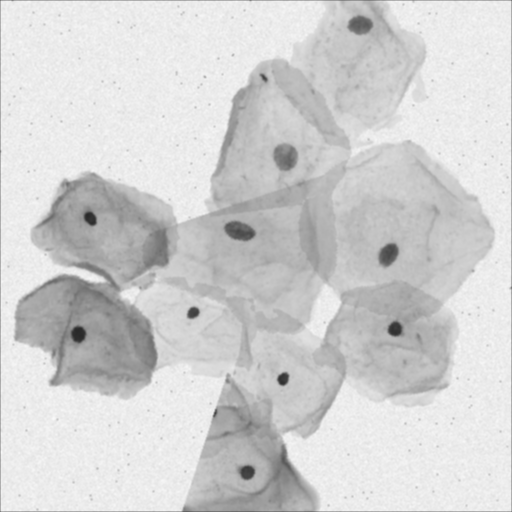
#> input picture img_path/42.png, 512 x 512 px
$ python input.py
#> lines starting #> are read from the running program, lines starting #| are printed output that depends on the picture; after the words box and inside, x2 and y2 are one past the last pixel; in counts of white or black regions, pixels touching at a corner belong together
from skimage.segmentation import slic
from skimage.segmentation import mark_boundaries
from skimage.util import img_as_float
import matplotlib.pyplot as plt
import numpy as np
import cv2

# args
args = r'./img_path/42.png'

# load the image and apply SLIC and extract (approximately)
# the supplied number of segments
image = cv2.imread(args)
#> image is the input picture: shape (512, 512, 3); min 40, max 249, mean 209.6
segments = slic(img_as_float(image), n_segments=1000, sigma=5)
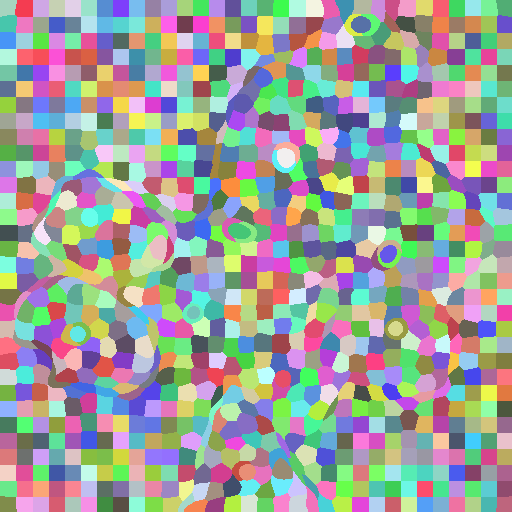
#> segments: shape (512, 512) int64; 1020 distinct labels, from 1 to 1020; one colour per label, 0 black

# show the output of SLIC
fig = plt.figure('Superpixels')
ax = fig.add_subplot(1, 1, 1)
ax.imshow(mark_boundaries(img_as_float(cv2.cvtColor(image, cv2.COLOR_BGR2RGB)), segments))
plt.axis("off")
plt.show()
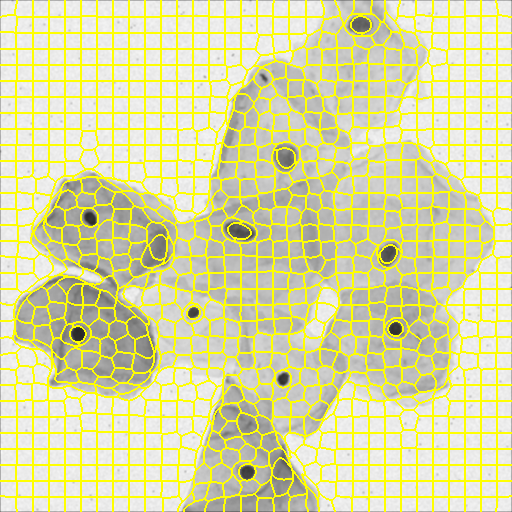
#> shown: shape (512, 512, 3) float64; mean R, G, B 0.861, 0.861, 0.64
print("segments:\n", segments)
#> (printed output is left out)
print("np.unique(segments):", np.unique(segments))
#> (printed output is left out)
# loop over the unique segment values
for (i, segVal) in enumerate(np.unique(segments)):
    # construct a mask for the segment
    print("[x] inspecting segment {}, for {}".format(i, segVal))
    mask = np.zeros(image.shape[:2], dtype="uint8")
    mask[segments == segVal] = 255

    # show the masked region
    cv2.imshow("Mask", mask)
    cv2.imshow("Applied", np.multiply(image, cv2.cvtColor(mask, cv2.COLOR_GRAY2BGR) > 0))
    cv2.waitKey(0)
#> this loop made 1020 passes
#| [x] inspecting segment 0, for 1
#| [x] inspecting segment 1, for 2
#| [x] inspecting segment 2, for 3
#| [x] inspecting segment 3, for 4
#| [x] inspecting segment 4, for 5
#| [x] inspecting segment 5, for 6
#| [x] inspecting segment 6, for 7
#| [x] inspecting segment 7, for 8
#> (further printed lines are left out)
#> pass 1, `cv2.imshow("Mask", mask)`:
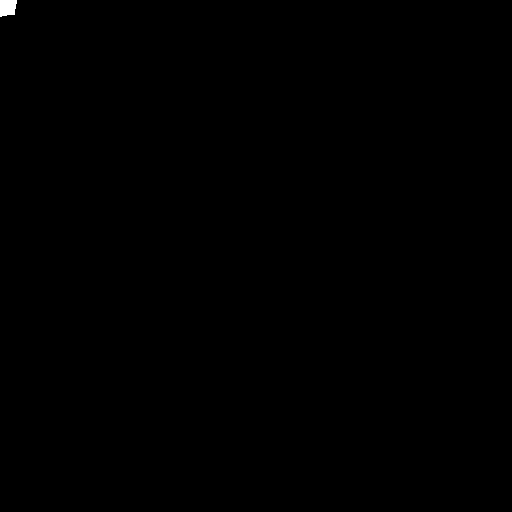
#> window 'Mask': shape (512, 512); 0.09% white; 1 white region, box (x1, y1, x2, y2) and area: (0, 0, 17, 17) 247
#> pass 2, `cv2.imshow("Mask", mask)`:
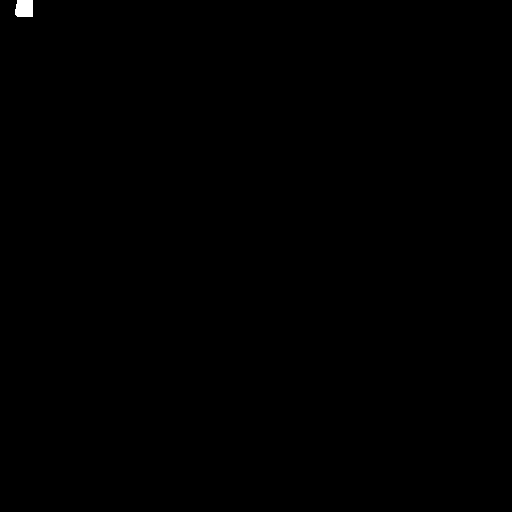
#> window 'Mask': shape (512, 512); 0.11% white; 1 white region, box (x1, y1, x2, y2) and area: (15, 0, 33, 17) 290
#> after the loop:
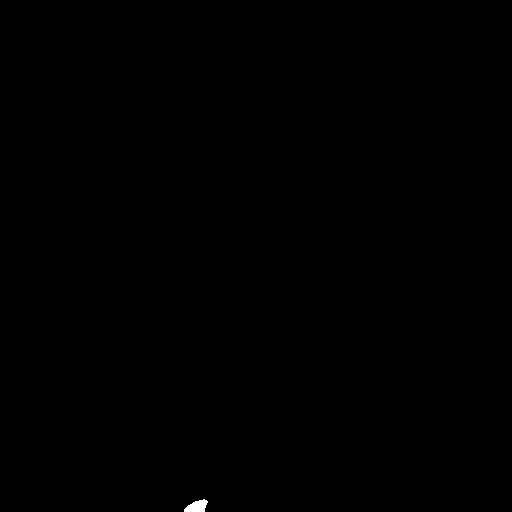
#> mask: shape (512, 512); 0.08% white; 1 white region, box (x1, y1, x2, y2) and area: (184, 499, 208, 512) 210
